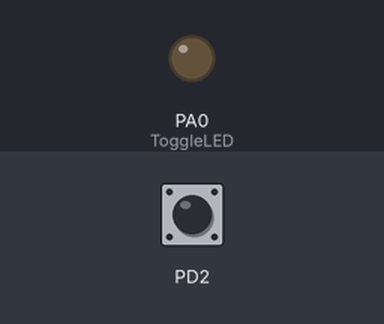
Recording of a program running on a simulated ATmega32, built with avr-gcc and emulated at 8 MHz. On the bench: output pins drawn as LEDs (lit = HIGH). The test bench sets the inputs (shaded band); at power-on: PD2 HIGH.

Above: at 1.2 s.
1.3 s: PD2 pulled LOW for 0.15 s
At 2.4 s:
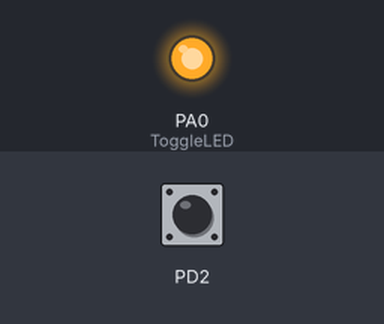
2.9 s: PD2 pulled LOW for 1 s
At 3.6 s:
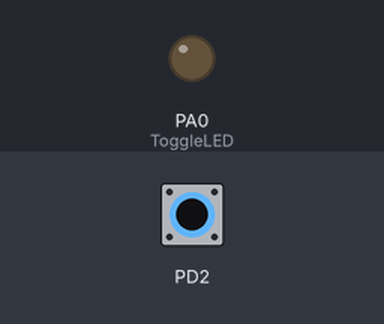
5.4 s: PD2 pulled LOW for 3.2 s
At 6.7 s:
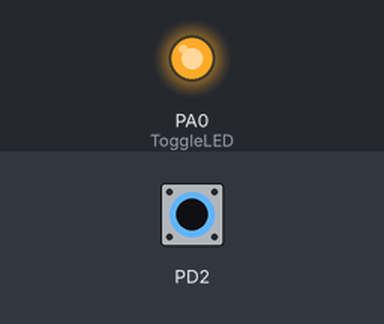
Timing chart, 0 to 8.4 s (numbered marks = the images above; inputs shaded):
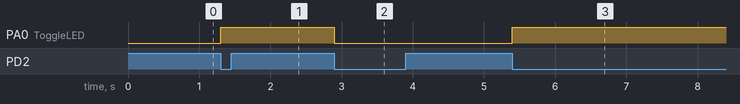

Measured:
- after the input at 1.3 s, PA0 (ToggleLED): LOW → HIGH at once
- after the input at 2.9 s, PA0 (ToggleLED): HIGH → LOW at once
- after the input at 5.4 s, PA0 (ToggleLED): LOW → HIGH at once

The program:

main.c
```c
#include "../LIB/BIT_MATH.h"
#include "../LIB/STD_Types.h"


#include "../MCAL/EXTI/EXT_interface.h"
#include "../MCAL/DIO/DIO_interface.h"
#include "../MCAL/GIE/GIE_interface.h"

void ToggleLED(void);

volatile u8 App_Counter = 0;

void main(void)
{
	//Enable Global Interrupt  GIE
	//sei(); //Assembly
	GIE_voidEnable();

	DIO_voidSetPinDirection(DIO_PORTD, DIO_PIN2, DIO_IN_PULLUP);
	//Set Sense Control
	EXTI_voidSetTriggerEdge(EXTI_INT0, EXTI_FALLING_EDGE);
	//Set Callback
	EXTI_voidSetCallBack(EXTI_INT0, ToggleLED);
	//Enable INT0 PIE
	EXTI_voidInterruptEnable(EXTI_INT0);
	//Configure PinA0
	DIO_voidSetPinDirection(DIO_PORTA, DIO_PIN0, DIO_OUTPUT);

	while(1)
	{
		//while(EXTI_u8ReadInterruptFlag(EXTI_INT0) == 0);
		//EXTI_voidClearInterruptFlag(EXTI_INT0);
		//DIO_voidTogglePin(DIO_PORTA, DIO_PIN0);

		if(App_Counter == 5)
		{
			GIE_voidDisable();
		}

	}
}


void ToggleLED(void)
{
	DIO_voidTogglePin(DIO_PORTA, DIO_PIN0);
	App_Counter++;
}
```

BIT_MATH.h
```c
#ifndef BIT_MATH_H
#define BIT_MATH_H

#define SET_REG(Reg) Reg=0xFF
#define CLR_REG(Reg) Reg=0x00
#define TGL_REG(Reg) Reg^=0xFF
#define ASSIGN_REG(Reg,Value) Reg=Value

#define SET_BITS_REG(Reg,Mask) Reg|=(Mask)
#define CLR_BITS_REG(Reg,Mask) Reg=(Reg&(~Mask))

#define SET_BIT(Reg,bit) Reg|=(1<<bit)
#define CLR_BIT(Reg,bit) Reg=(Reg&(~(1<<bit)))
#define TGL_BIT(Reg,bit) Reg^=(1<<bit)
#define GET_BIT(Reg,bit) ((Reg>>bit)&1)

#endif
```

STD_Types.h
```c
#ifndef STD_TYPES_H
#define STD_TYPES_H

typedef unsigned char 		u8;
typedef unsigned short int  u16;
typedef unsigned long int	u32;

typedef signed char 		s8;
typedef signed short int    s16;
typedef signed long int		    s32;

typedef float				f32;
typedef double 				f64;

#define     NULL    ((void*) 0)

#endif
```

DIO_config.h
```c
#ifndef     DIO_CONFIG_H
#define     DIO_CONFIG_H


#endif
```

DIO_interface.h
```c
#ifndef     DIO_INTERFACE_H
#define     DIO_INTERFACE_H

//Ports Names
#define     DIO_PORTA           0
#define     DIO_PORTB           1
#define     DIO_PORTC           2
#define     DIO_PORTD           3

//Pin Numbers
#define     DIO_PIN0            0
#define     DIO_PIN1            1
#define     DIO_PIN2            2
#define     DIO_PIN3            3
#define     DIO_PIN4            4
#define     DIO_PIN5            5
#define     DIO_PIN6            6
#define     DIO_PIN7            7

//Direction
#define     DIO_INPUT           0
#define     DIO_OUTPUT          1
#define     DIO_IN_PULLUP       2

//Pin Status
#define     DIO_LOW             0
#define     DIO_HIGH            1

void    DIO_SetPortDirection(u8 Copy_u8Port, u8 Copy_u8Direction);
void    DIO_voidSetPinDirection(u8 Copy_u8Port, u8 Copy_u8Pin, u8 Copy_u8Direction);
void    DIO_voidWritePort(u8 Copy_u8Port, u8 Copy_u8PortValue);
void    DIO_voidSetBitsInPort(u8 Copy_u8Port, u8 Copy_u8BitsMask);
void    DIO_voidClearBitsInPort(u8 Copy_u8Port, u8 Copy_u8BitsMask);
void    DIO_voidWritePin(u8 Copy_u8Port, u8 Copy_u8Pin, u8 Copy_u8PinStatus);
u8      DIO_u8ReadPin(u8 Copy_u8Port, u8 Copy_u8Pin);
void    DIO_voidTogglePin(u8 Copy_u8Port, u8 Copy_u8Pin);
void    DIO_voidToggleBitsInPort(u8 Copy_u8Port, u8 Copy_u8BitsMask);

#endif
```

DIO_private.h
```c
#ifndef     DIO_PRIVATE_H
#define     DIO_PRIVATE_H

#define     PORTA       (*(volatile u8*) 0x3B)
#define     DDRA        (*(volatile u8*) 0x3A)
#define     PINA        (*(volatile u8*) 0x39)

#define     PORTB       (*(volatile u8*) 0x38)
#define     DDRB        (*(volatile u8*) 0x37)
#define     PINB        (*(volatile u8*) 0x36)

#define     PORTC       (*(volatile u8*) 0x35)
#define     DDRC        (*(volatile u8*) 0x34)
#define     PINC        (*(volatile u8*) 0x33)

#define     PORTD       (*(volatile u8*) 0x32)
#define     DDRD        (*(volatile u8*) 0x31)
#define     PIND        (*(volatile u8*) 0x30)

#endif
```

DIO_program.c
```c
#include "../../LIB/BIT_MATH.h"
#include "../../LIB/STD_Types.h"

#include "DIO_interface.h"
#include "DIO_private.h"
#include "DIO_config.h"


void    DIO_voidSetPinDirection(u8 Copy_u8Port, u8 Copy_u8Pin, u8 Copy_u8Direction)
{
    switch (Copy_u8Port)
    {
    case DIO_PORTA:
        switch (Copy_u8Direction)
        {
        case DIO_INPUT:
            CLR_BIT(DDRA, Copy_u8Pin);
            break;
        case DIO_OUTPUT:
            SET_BIT(DDRA, Copy_u8Pin);
            break;
        case DIO_IN_PULLUP:
            CLR_BIT(DDRA, Copy_u8Pin);
            SET_BIT(PORTA, Copy_u8Pin);
            break;
        default:
                break;
        }
        break;
    case DIO_PORTB:
        switch (Copy_u8Direction)
            {
            case DIO_INPUT:
                CLR_BIT(DDRB, Copy_u8Pin);
                break;
            case DIO_OUTPUT:
                SET_BIT(DDRB, Copy_u8Pin);
                break;
            case DIO_IN_PULLUP:
                CLR_BIT(DDRB, Copy_u8Pin);
                SET_BIT(PORTB, Copy_u8Pin);
                break;
            default:
                break;
            }
            break;
    case DIO_PORTC:
        switch (Copy_u8Direction)
            {
            case DIO_INPUT:
                CLR_BIT(DDRC, Copy_u8Pin);
                break;
            case DIO_OUTPUT:
                SET_BIT(DDRC, Copy_u8Pin);
                break;
            case DIO_IN_PULLUP:
                CLR_BIT(DDRC, Copy_u8Pin);
                SET_BIT(PORTC, Copy_u8Pin);
                break;
            default:
                break;
            }
            break;
    case DIO_PORTD:
        switch (Copy_u8Direction)
            {
            case DIO_INPUT:
                CLR_BIT(DDRD, Copy_u8Pin);
                break;
            case DIO_OUTPUT:
                SET_BIT(DDRD, Copy_u8Pin);
                break;
            case DIO_IN_PULLUP:
                CLR_BIT(DDRD, Copy_u8Pin);
                SET_BIT(PORTD, Copy_u8Pin);
                break;
            default:
                break;
            }
            break;


    default:
        break;
    }
}
void    DIO_voidWritePin(u8 Copy_u8Port, u8 Copy_u8Pin, u8 Copy_u8PinStatus)
{
    switch (Copy_u8Port)
    {
    case DIO_PORTA:
        switch (Copy_u8PinStatus)
        {
        case DIO_LOW:
            CLR_BIT(PORTA, Copy_u8Pin);
            break;
        case DIO_HIGH:
            SET_BIT(PORTA, Copy_u8Pin);
            break;

        default:
            break;
        }
        break;
    case DIO_PORTB:
        switch (Copy_u8PinStatus)
        {
        case DIO_LOW:
            CLR_BIT(PORTB, Copy_u8Pin);
            break;
        case DIO_HIGH:
            SET_BIT(PORTB, Copy_u8Pin);
            break;

        default:
            break;
        }
        break;
    case DIO_PORTC:
        switch (Copy_u8PinStatus)
        {
        case DIO_LOW:
            CLR_BIT(PORTC, Copy_u8Pin);
            break;
        case DIO_HIGH:
            SET_BIT(PORTC, Copy_u8Pin);
            break;

        default:
            break;
        }
        break;
    case DIO_PORTD:
        switch (Copy_u8PinStatus)
        {
        case DIO_LOW:
            CLR_BIT(PORTD, Copy_u8Pin);
            break;
        case DIO_HIGH:
            SET_BIT(PORTD, Copy_u8Pin);
            break;

        default:
            break;
        }
        break;

    default:
        break;
    }
}

u8      DIO_u8ReadPin(u8 Copy_u8Port, u8 Copy_u8Pin)
{
    u8 Local_u8PinStatus;

    switch (Copy_u8Port)
    {
    case DIO_PORTA:
        Local_u8PinStatus = GET_BIT(PINA, Copy_u8Pin);
        break;
    case DIO_PORTB:
        Local_u8PinStatus = GET_BIT(PINB, Copy_u8Pin);
        break;
    case DIO_PORTC:
        Local_u8PinStatus = GET_BIT(PINC, Copy_u8Pin);
        break;
    case DIO_PORTD:
        Local_u8PinStatus = GET_BIT(PIND, Copy_u8Pin);
        break;

    default:
        break;
    }

    return Local_u8PinStatus;
}


void    DIO_voidTogglePin(u8 Copy_u8Port, u8 Copy_u8Pin)
{
    switch (Copy_u8Port)
    {
    case DIO_PORTA:
        TGL_BIT(PORTA, Copy_u8Pin);
        break;
    case DIO_PORTB:
        TGL_BIT(PORTB, Copy_u8Pin);
        break;
    case DIO_PORTC:
        TGL_BIT(PORTC, Copy_u8Pin);
        break;
    case DIO_PORTD:
        TGL_BIT(PORTD, Copy_u8Pin);
        break;

    default:
        break;
    }
}
```

EXTI_config.h
```c
#ifndef     EXTI_CONFIG_H
#define     EXTI_CONFIG_H


#endif
```

EXTI_private.h
```c
#ifndef     EXTI_PRIVATE_H
#define     EXTI_PRIVATE_H


#define     MCUCR                   (*(volatile u8*)0x55)
#define     MCUCR_ISC00             0
#define     MCUCR_ISC01             1
#define     MCUCR_ISC10             2
#define     MCUCR_ISC11             3

#define     MCUCSR                  (*(volatile u8*)0x54)
#define     MCUCSR_ISC2             6


#define     GICR                    (*(volatile u8*)0x5B)
#define     GICR_INT0               6
#define     GICR_INT1               7
#define     GICR_INT2               5

#define     GIFR                    (*(volatile u8*)0x5A)
#define     GIFR_INTF0              6
#define     GIFR_INTF1              7
#define     GIFR_INTF2              5


#define     ISR(vect)       void vect(void) __attribute__ ((signal));\
                            void vect(void)
#define     INT0_vect       __vector_1


#endif
```

EXTI_program.c
```c
#include "../../LIB/BIT_MATH.h"
#include "../../LIB/STD_Types.h"


#include "EXT_interface.h"
#include "EXTI_private.h"
#include "EXTI_config.h"


static void (*INT0FunPtr)(void) = NULL;

void EXTI_voidInterruptEnable(u8 Copy_u8InterruptNumber)
{
    switch (Copy_u8InterruptNumber)
    {
    case EXTI_INT0:
        SET_BIT(GICR, GICR_INT0);
        break;
    case EXTI_INT1:
        SET_BIT(GICR, GICR_INT1);
        break;
    case EXTI_INT2:
        SET_BIT(GICR, GICR_INT2);
        break;

    default:
        break;
    }
}
void EXTI_voidInterruptDisable(u8 Copy_u8InterruptNumber)
{
    switch (Copy_u8InterruptNumber)
    {
    case EXTI_INT0:
        CLR_BIT(GICR, GICR_INT0);
        break;
    case EXTI_INT1:
        CLR_BIT(GICR, GICR_INT1);
        break;
    case EXTI_INT2:
        CLR_BIT(GICR, GICR_INT2);
        break;

    default:
        break;
    }
}

void EXTI_voidSetTriggerEdge(u8 Copy_u8InterruptNumber, u8 Copy_u8Edge)
{
        switch (Copy_u8InterruptNumber)
    {
    case EXTI_INT0:
        switch (Copy_u8Edge)
        {
            case EXTI_LOW_LEVEL:
                CLR_BIT(MCUCR, MCUCR_ISC00);
                CLR_BIT(MCUCR, MCUCR_ISC01);
                break;
            case EXTI_ANY_CHANGE:
                SET_BIT(MCUCR, MCUCR_ISC00);
                CLR_BIT(MCUCR, MCUCR_ISC01);
                break;
            case EXTI_FALLING_EDGE:
                CLR_BIT(MCUCR, MCUCR_ISC00);
                SET_BIT(MCUCR, MCUCR_ISC01);
                break;
            case EXTI_RISING_EDGE:
                SET_BIT(MCUCR, MCUCR_ISC00);
                SET_BIT(MCUCR, MCUCR_ISC01);
                break;

        default:
            break;
        }
        break;
    case EXTI_INT1:
        switch (Copy_u8Edge)
        {
        case EXTI_LOW_LEVEL:
            CLR_BIT(MCUCR, MCUCR_ISC10);
            CLR_BIT(MCUCR, MCUCR_ISC11);
            break;
        case EXTI_ANY_CHANGE:
            SET_BIT(MCUCR, MCUCR_ISC10);
            CLR_BIT(MCUCR, MCUCR_ISC11);
            break;
        case EXTI_FALLING_EDGE:
            CLR_BIT(MCUCR, MCUCR_ISC10);
            SET_BIT(MCUCR, MCUCR_ISC11);
            break;
        case EXTI_RISING_EDGE:
            SET_BIT(MCUCR, MCUCR_ISC10);
            SET_BIT(MCUCR, MCUCR_ISC11);
            break;

        default:
            break;
        }
        break;
    case EXTI_INT2:
        switch (Copy_u8Edge)
        {
        case EXTI_FALLING_EDGE:
            CLR_BIT(MCUCSR, MCUCSR_ISC2);
            break;
        case EXTI_RISING_EDGE:
            SET_BIT(MCUCSR, MCUCSR_ISC2);
            break;

        default:
            break;
        }
        break;

    default:
        break;
    }
}


u8   EXTI_u8ReadInterruptFlag(u8 Copy_u8InterruptNumber)
{
    u8 Local_u8FlagStatus;

    switch (Copy_u8InterruptNumber)
    {
    case EXTI_INT0:
        Local_u8FlagStatus = GET_BIT(GIFR, GIFR_INTF0);
        break;
    case EXTI_INT1:
        Local_u8FlagStatus = GET_BIT(GIFR, GIFR_INTF1);
        break;
    case EXTI_INT2:
        Local_u8FlagStatus = GET_BIT(GIFR, GIFR_INTF2);
        break;

    default:
        break;
    }

    return Local_u8FlagStatus;
}

void EXTI_voidClearInterruptFlag(u8 Copy_u8InterruptNumber)
{
    switch (Copy_u8InterruptNumber)
    {
        case EXTI_INT0:
            SET_BIT(GIFR, GIFR_INTF0);
            break;
        case EXTI_INT1:
            SET_BIT(GIFR, GIFR_INTF1);
            break;
        case EXTI_INT2:
            SET_BIT(GIFR, GIFR_INTF2);
            break;

        default:
            break;
    }
}

void EXTI_voidSetCallBack(u8 Copy_u8InterruptNumber, void (*Notification)(void))
{
    switch (Copy_u8InterruptNumber)
    {
        case EXTI_INT0:
            INT0FunPtr = Notification;
            break;
        case EXTI_INT1:

            break;
        case EXTI_INT2:

            break;

        default:
            break;
    }
}

//ISR EXTI INT0
ISR(INT0_vect)
{
	//ICU
	//Disable GIE

    //CallBackFunction
    if(INT0FunPtr != NULL)
    {
        INT0FunPtr();
    }

	//Enable GIE
}
```

EXT_interface.h
```c
#ifndef     EXTI_INTERFACE_H
#define     EXTI_INTERFACE_H


#define     EXTI_INT0                   0
#define     EXTI_INT1                   1
#define     EXTI_INT2                   2


#define     EXTI_LOW_LEVEL              0
#define     EXTI_ANY_CHANGE             1
#define     EXTI_FALLING_EDGE           2
#define     EXTI_RISING_EDGE            3


void EXTI_voidInterruptEnable(u8 Copy_u8InterruptNumber);
void EXTI_voidInterruptDisable(u8 Copy_u8InterruptNumber);
void EXTI_voidSetTriggerEdge(u8 Copy_u8InterruptNumber, u8 Copy_u8Edge);
u8   EXTI_u8ReadInterruptFlag(u8 Copy_u8InterruptNumber);
void EXTI_voidClearInterruptFlag(u8 Copy_u8InterruptNumber);

void EXTI_voidSetCallBack(u8 Copy_u8InterruptNumber, void (*Notification)(void));


#endif
```

GIE_interface.h
```c
#ifndef     GIE_INTERFACE_H
#define     GIE_INTERFACE_H

#define     sei()  __asm__ volatile ("sei") //Enable I Bit
#define     cli()  __asm__ volatile ("cli") //Disable I Bit

void GIE_voidEnable(void);
void GIE_voidDisable(void);

#endif
```

GIE_private.h
```c
#ifndef     GIE_PRIVATE_H
#define     GIE_PRIVATE_H

#define     SREG            (*(volatile u8*) 0x5F)
#define     SREG_I_BIT      7

#endif
```

GIE_program.c
```c
#include "../../LIB/BIT_MATH.h"
#include "../../LIB/STD_Types.h"


#include "GIE_interface.h"
#include "GIE_private.h"


void GIE_voidEnable(void)
{
    SET_BIT(SREG, SREG_I_BIT);
}
void GIE_voidDisable(void)
{
    CLR_BIT(SREG, SREG_I_BIT);
}
```
